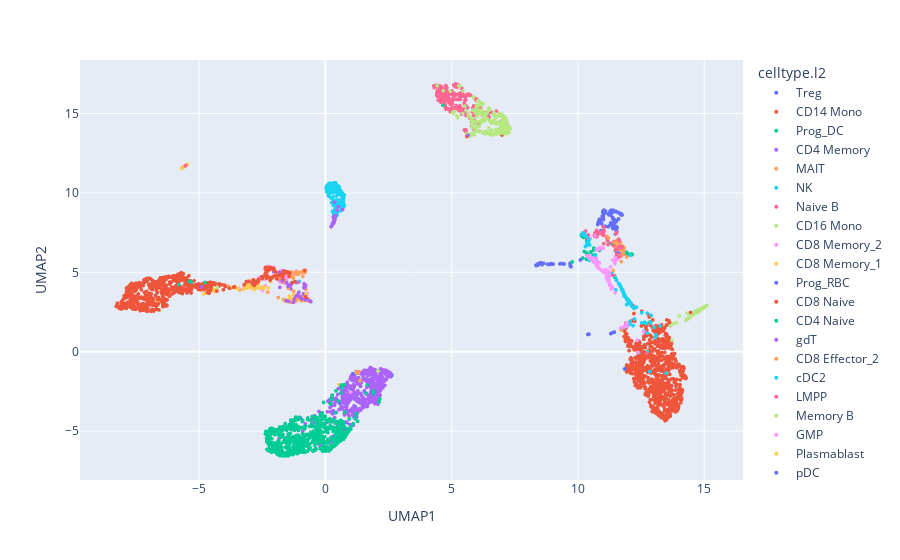

The notebook cell this image was saved under:
### Code cell
# run umap for dimensionality reduction and visualization # epoch = 20
embeds_umap = umap.UMAP(random_state=0).fit_transform(test_embeds)

plot_df = test_labels_df.copy()
plot_df["UMAP1"] = embeds_umap[:, 0]
plot_df["UMAP2"] = embeds_umap[:, 1]
fig = px.scatter(plot_df, x="UMAP1", y="UMAP2", color='celltype.l2')
fig.update_traces(marker=dict(size=4))
fig.show()
